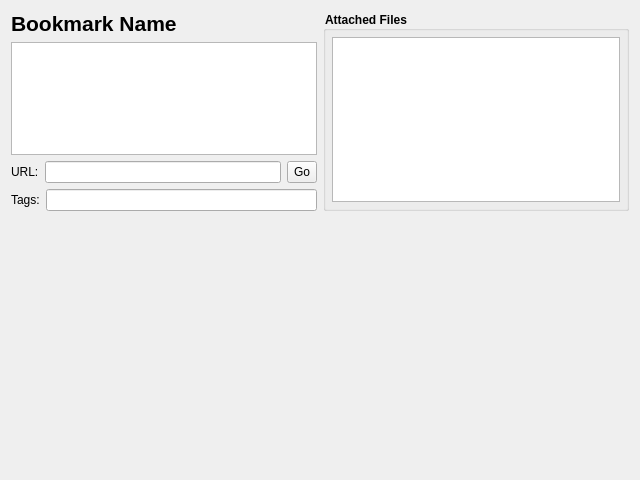
<?xml version="1.0" encoding="UTF-8"?>
<ui version="4.0">
 <class>BookmarkViewDialog</class>
 <widget class="QDialog" name="BookmarkViewDialog">
  <property name="geometry">
   <rect>
    <x>0</x>
    <y>0</y>
    <width>640</width>
    <height>480</height>
   </rect>
  </property>
  <property name="windowTitle">
   <string>View Bookmark</string>
  </property>
  <layout class="QVBoxLayout" name="mainVerticalLayout" stretch="0,1">
   <item>
    <widget class="QWidget" name="widTopPane" native="true">
     <property name="minimumSize">
      <size>
       <width>0</width>
       <height>200</height>
      </size>
     </property>
     <property name="maximumSize">
      <size>
       <width>16777215</width>
       <height>200</height>
      </size>
     </property>
     <layout class="QHBoxLayout" name="horizontalLayout_3">
      <property name="leftMargin">
       <number>0</number>
      </property>
      <property name="topMargin">
       <number>0</number>
      </property>
      <property name="rightMargin">
       <number>0</number>
      </property>
      <property name="bottomMargin">
       <number>0</number>
      </property>
      <item>
       <widget class="QWidget" name="widBookmarkProperties" native="true">
        <layout class="QVBoxLayout" name="verticalLayout">
         <property name="leftMargin">
          <number>0</number>
         </property>
         <property name="topMargin">
          <number>0</number>
         </property>
         <property name="rightMargin">
          <number>0</number>
         </property>
         <property name="bottomMargin">
          <number>0</number>
         </property>
         <item>
          <layout class="QHBoxLayout" name="horizontalLayout" stretch="1,0,0">
           <item>
            <widget class="QLabel" name="lblName">
             <property name="sizePolicy">
              <sizepolicy hsizetype="Ignored" vsizetype="Preferred">
               <horstretch>0</horstretch>
               <verstretch>0</verstretch>
              </sizepolicy>
             </property>
             <property name="styleSheet">
              <string notr="true">QLabel { font-size: 16pt; font-weight: bold; }</string>
             </property>
             <property name="text">
              <string>Bookmark Name</string>
             </property>
            </widget>
           </item>
           <item>
            <spacer name="horizontalSpacer">
             <property name="orientation">
              <enum>Qt::Horizontal</enum>
             </property>
             <property name="sizeHint" stdset="0">
              <size>
               <width>1</width>
               <height>20</height>
              </size>
             </property>
            </spacer>
           </item>
           <item>
            <widget class="FiveStarRatingWidget" name="fvsRating" native="true"/>
           </item>
          </layout>
         </item>
         <item>
          <widget class="QPlainTextEdit" name="ptxDesc">
           <property name="readOnly">
            <bool>true</bool>
           </property>
          </widget>
         </item>
         <item>
          <layout class="QHBoxLayout" name="horizontalLayout_2" stretch="0,1,0">
           <item>
            <widget class="QLabel" name="lblURL">
             <property name="text">
              <string>URL:</string>
             </property>
            </widget>
           </item>
           <item>
            <widget class="QLineEdit" name="leURL"/>
           </item>
           <item>
            <widget class="QToolButton" name="btnOpenUrl">
             <property name="sizePolicy">
              <sizepolicy hsizetype="Fixed" vsizetype="Expanding">
               <horstretch>0</horstretch>
               <verstretch>0</verstretch>
              </sizepolicy>
             </property>
             <property name="toolTip">
              <string>Open URL In Default Browser</string>
             </property>
             <property name="text">
              <string>Go</string>
             </property>
             <property name="icon">
              <iconset resource="BookmarkManager.qrc">
               <normaloff>:/res/go.png</normaloff>:/res/go.png</iconset>
             </property>
             <property name="toolButtonStyle">
              <enum>Qt::ToolButtonTextBesideIcon</enum>
             </property>
            </widget>
           </item>
          </layout>
         </item>
         <item>
          <layout class="QHBoxLayout" name="horizontalLayout_4">
           <item>
            <widget class="QLabel" name="lblTags">
             <property name="text">
              <string>Tags:</string>
             </property>
            </widget>
           </item>
           <item>
            <widget class="TagLineEdit" name="leTags">
             <property name="readOnly">
              <bool>true</bool>
             </property>
            </widget>
           </item>
          </layout>
         </item>
        </layout>
       </widget>
      </item>
      <item>
       <widget class="QGroupBox" name="grpFiles">
        <property name="styleSheet">
         <string notr="true">QGroupBox { font-weight: bold; }</string>
        </property>
        <property name="title">
         <string>Attached Files</string>
        </property>
        <layout class="QVBoxLayout" name="verticalLayout_2">
         <property name="leftMargin">
          <number>6</number>
         </property>
         <property name="topMargin">
          <number>6</number>
         </property>
         <property name="rightMargin">
          <number>6</number>
         </property>
         <property name="bottomMargin">
          <number>6</number>
         </property>
         <item>
          <widget class="QTableWidget" name="twAttachedFiles">
           <property name="contextMenuPolicy">
            <enum>Qt::CustomContextMenu</enum>
           </property>
           <property name="editTriggers">
            <set>QAbstractItemView::NoEditTriggers</set>
           </property>
           <property name="selectionMode">
            <enum>QAbstractItemView::SingleSelection</enum>
           </property>
           <property name="selectionBehavior">
            <enum>QAbstractItemView::SelectRows</enum>
           </property>
           <attribute name="horizontalHeaderHighlightSections">
            <bool>false</bool>
           </attribute>
           <attribute name="verticalHeaderVisible">
            <bool>false</bool>
           </attribute>
           <attribute name="verticalHeaderHighlightSections">
            <bool>false</bool>
           </attribute>
          </widget>
         </item>
        </layout>
       </widget>
      </item>
     </layout>
    </widget>
   </item>
   <item>
    <widget class="FilePreviewerWidget" name="widPreviewer" native="true"/>
   </item>
  </layout>
 </widget>
 <customwidgets>
  <customwidget>
   <class>TagLineEdit</class>
   <extends>QLineEdit</extends>
   <header>TagLineEdit.h</header>
  </customwidget>
  <customwidget>
   <class>FiveStarRatingWidget</class>
   <extends>QWidget</extends>
   <header>FiveStarRatingWidget.h</header>
   <container>1</container>
  </customwidget>
  <customwidget>
   <class>FilePreviewerWidget</class>
   <extends>QWidget</extends>
   <header>FilePreviewerWidget.h</header>
   <container>1</container>
  </customwidget>
 </customwidgets>
 <resources>
  <include location="BookmarkManager.qrc"/>
 </resources>
 <connections/>
</ui>
